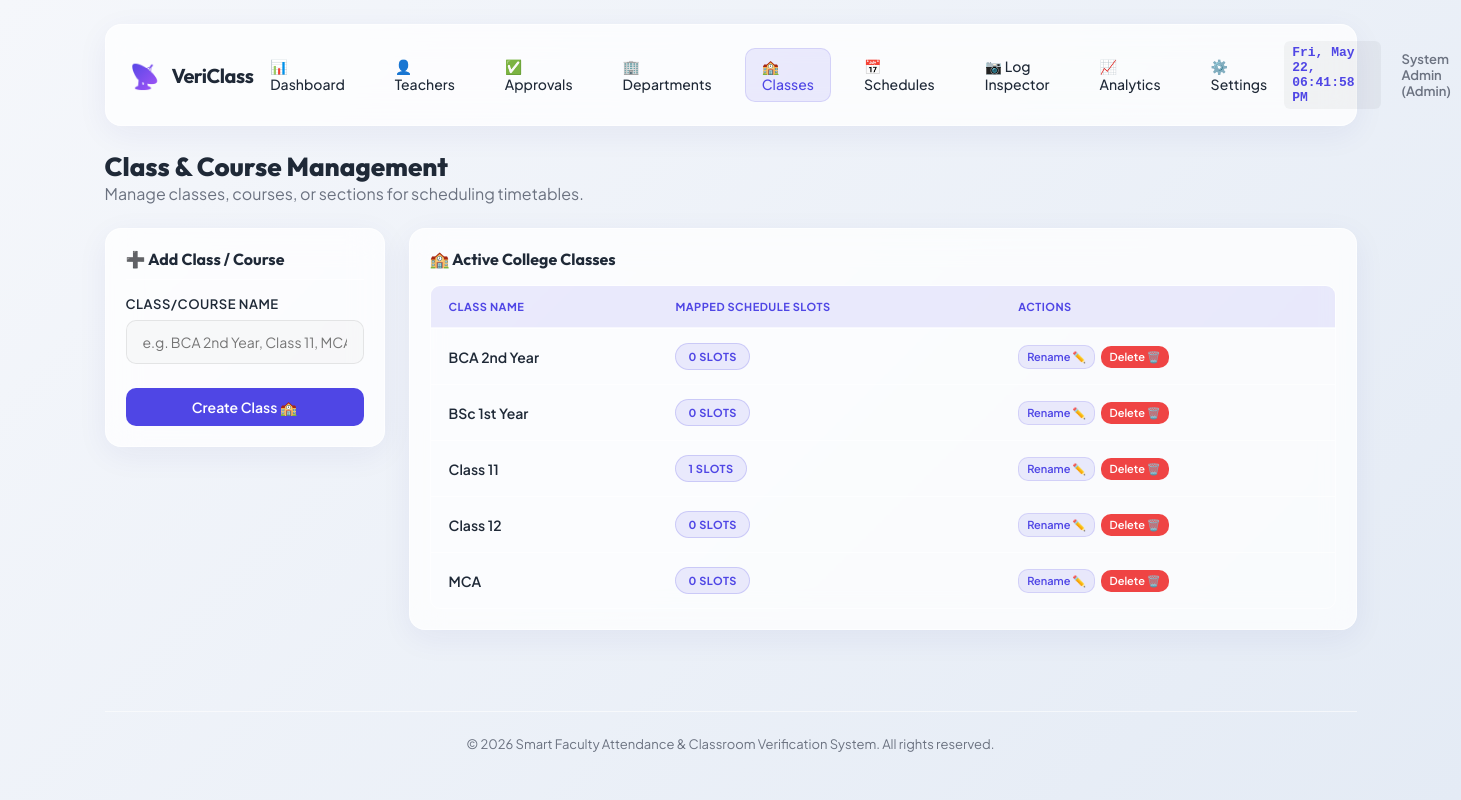
Page /admin/classes (signed in) on the earlier database version.
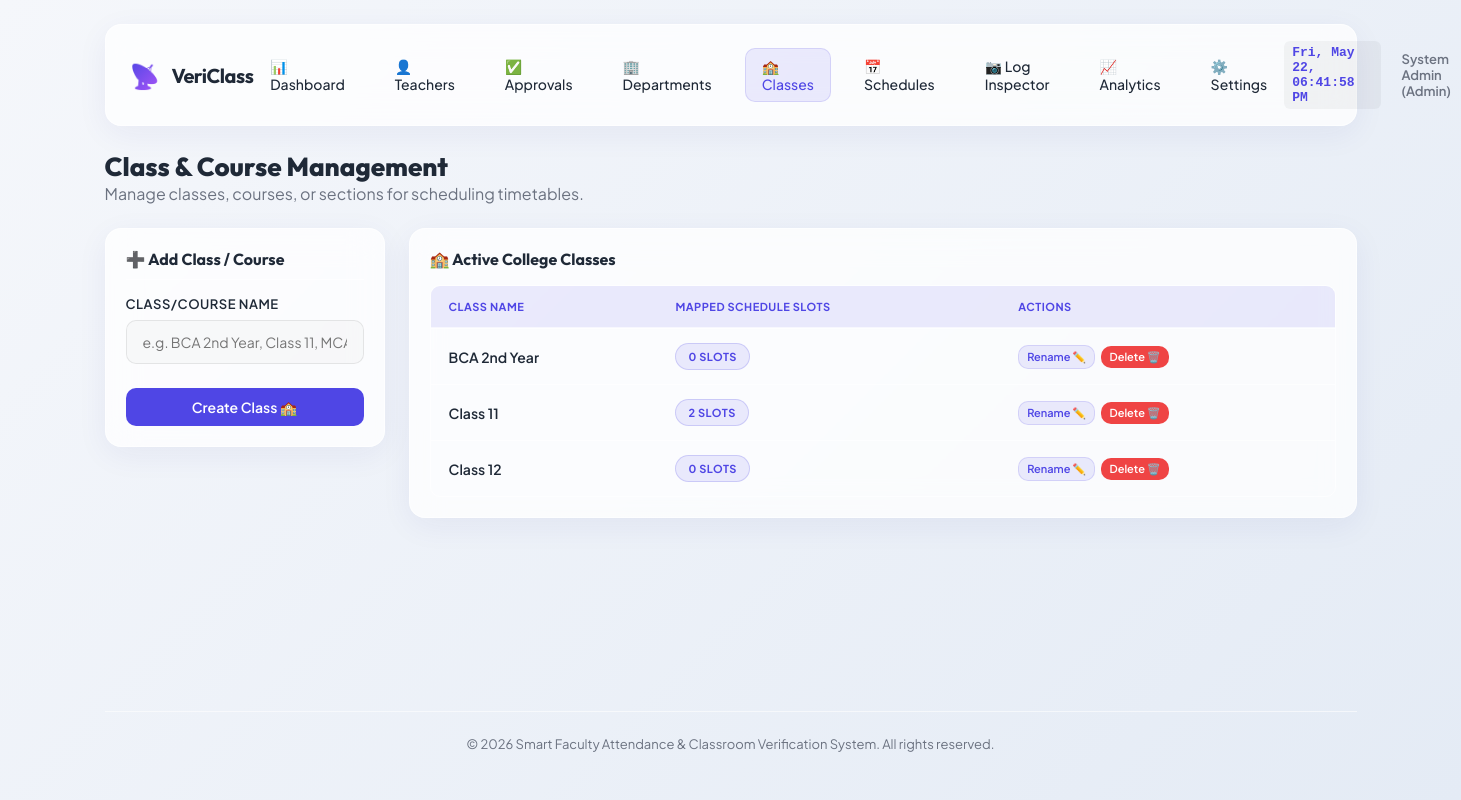
Same page on the later database version.
### models.py (models this page shows, shortened)
class ClassSection(db.Model):
    __tablename__ = 'classes'
    id = db.Column(db.Integer, primary_key=True)
    name = db.Column(db.String(100), unique=True, nullable=False)
    timetables = db.relationship('Timetable', backref='class_section', cascade="all, delete-orphan", lazy=True)
    upload_logs = db.relationship('TimetableUploadLog', backref='class_section', cascade="all, delete-orphan", lazy=True)

### app.py (the view, shortened to what this page needs)
@app.route('/admin/classes', methods=['GET', 'POST'])
def admin_classes():
    if not is_logged_in() or session.get('role') != 'admin':
        flash("Access Denied.", "danger")
        return redirect(url_for('login'))
    classes = ClassSection.query.order_by(ClassSection.name).all()
    return render_template('admin_classes.html', classes=classes)

### app.py (called while the page is built)
def is_logged_in():
    return 'user_id' in session

### templates/admin_classes.html (shortened to what this page needs)
    {% extends "base.html" %}
{% block content %}
<div style="margin-bottom: 24px;">
    <h2 style="font-family: var(--font-title); font-size: 26px; font-weight: 800;">Class & Course Management</h2>
    <p style="color: var(--color-text-muted);">Manage classes, courses, or sections for scheduling timetables.</p>
</div>
<div class="grid-sidebar">
    <div class="glass-card" style="padding: 20px; align-self: flex-start;">
        <h3 style="font-family: var(--font-title); font-size: 16px; margin-bottom: 16px; border-bottom: 1px solid var(--border-card); padding-bottom: 10px;">
            ➕ Add Class / Course
        </h3>
        <form action="{{ url_for('admin_classes') }}" method="POST">
            <div class="form-group" style="margin-bottom: 24px;">
                <label class="form-label" for="name">Class/Course Name</label>
                <input class="form-control" type="text" id="name" name="name" placeholder="e.g. BCA 2nd Year, Class 11, MCA" required>
            </div>
            <button class="btn btn-primary" type="submit" style="width: 100%;">
                Create Class 🏫
            </button>
        </form>
    </div>
    <div class="glass-card" style="padding: 20px;">
        <h3 style="font-family: var(--font-title); font-size: 16px; margin-bottom: 16px;">🏫 Active College Classes</h3>
        <div class="table-responsive">
            <table class="custom-table">
                <thead>
                    <tr>
                        <th>Class Name</th>
                        <th>Mapped Schedule Slots</th>
                        <th>Actions</th>
                    </tr>
                </thead>
                <tbody>
                    {% if classes %}
                        {% for cls in classes %}
                            <tr>
                                <td style="font-weight: 600;">
                                    <span id="name-display-{{ cls.id }}">{{ cls.name }}</span>
                                </td>
                                <td>
                                    <span class="badge badge-pending" style="font-size: 11px;">
                                        {{ cls.timetables|length }} Slots
                                    </span>
                                </td>
                                <td>
                                    <button type="button" class="btn btn-secondary" style="padding: 4px 8px; font-size: 11px; vertical-align: middle;" onclick="toggleRename({{ cls.id }})">
                                        Rename ✏️
                                    </button>
                                    <form action="{{ url_for('admin_classes') }}" method="POST" style="display: inline; vertical-align: middle;" onsubmit="return confirm('Delete this class? Mapped timetable slots will be cascade-deleted.');">
                                        <button type="submit" class="btn btn-danger" style="padding: 4px 8px; font-size: 11px; margin-left: 4px;">
                                            Delete 🗑️
                                        </button>
                                    </form>
                                </td>
                            </tr>
                        {% endfor %}
                    {% else %}
                        <tr>
                            <td colspan="3" style="text-align: center; color: var(--color-text-muted); padding: 30px;">No classes created yet.</td>
                        </tr>
                    {% endif %}
                </tbody>
            </table>
        </div>
    </div>
</div>
{% endblock %}

Differences in the rows shown:
removed ClassSection: name "BSc 1st Year", timetables|length "0"
removed ClassSection: name "MCA", timetables|length "0"
computed for ClassSection "Class 11": timetables|length "1" → "2"
